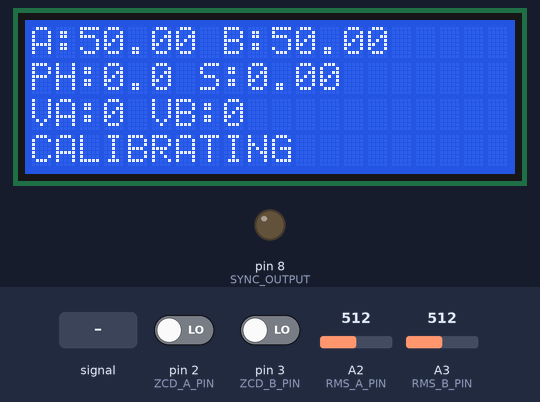
This sketch was run on a simulated Arduino Uno, built with avr-gcc and run on an emulated ATmega328P. Shown: 20×4 character LCD, output pins drawn as LEDs (lit = HIGH). The inputs (shaded band) are chosen by the test bench; at power-on: A3 (RMS_B_PIN) = 512, A2 (RMS_A_PIN) = 512, pin 2 (ZCD_A_PIN) LOW, pin 3 (ZCD_B_PIN) LOW.

Above: at 2.2 s.
2.3 s: A2 (RMS_A_PIN) fed a 200 Hz sine of ±81 counts around its level
At 3.1 s:
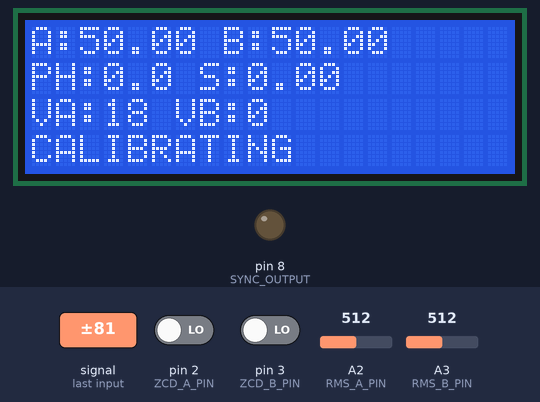
4.8 s: A3 (RMS_B_PIN) set to 716
At 5.8 s:
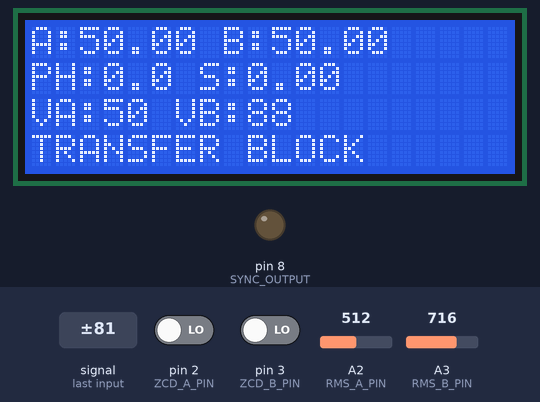
7.8 s: A2 (RMS_A_PIN) set to 687
At 8.4 s:
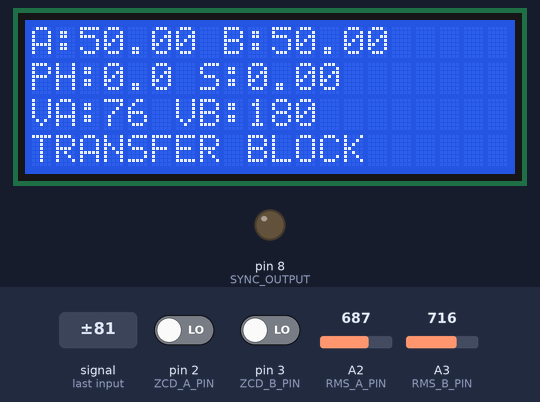
10.1 s: A2 (RMS_A_PIN) set to 717
At 11.7 s:
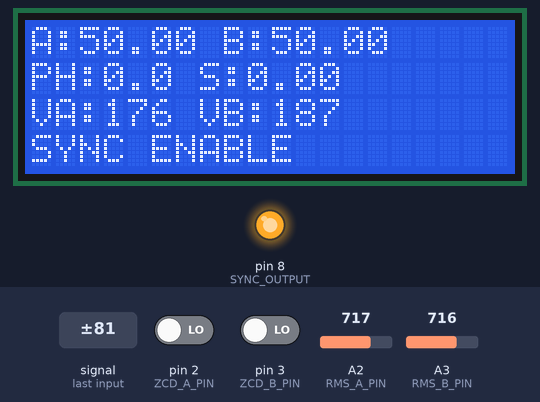
13.1 s: A3 (RMS_B_PIN) set to 740
At 16.0 s:
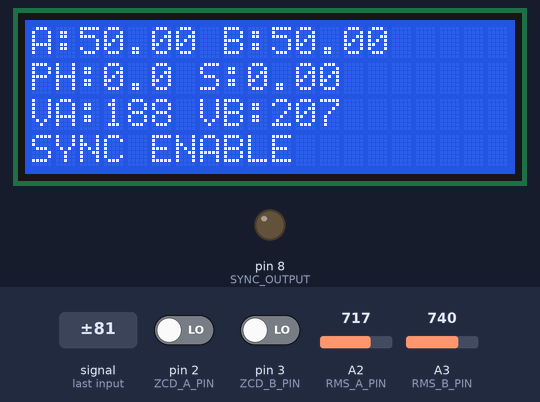
16.1 s: pin 2 (ZCD_A_PIN) driven HIGH
At 17.9 s:
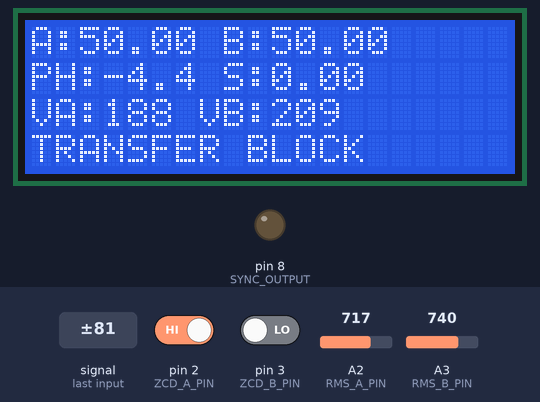
Timing chart, 0 to 19.1 s (numbered marks = the images above; inputs shaded):
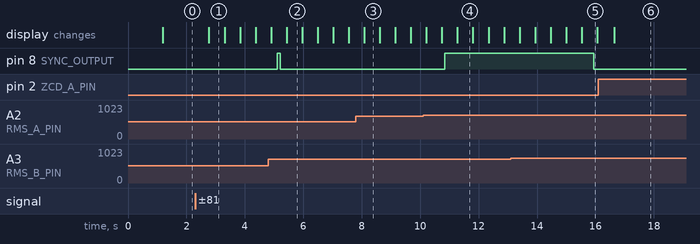

The sketch:

sts_code_v3.ino
```cpp
#include <LiquidCrystal.h>
#include <math.h>

//=====================================================
// LCD
//=====================================================
const int rs = 0;
const int en = 10;
const int d4 = 4;
const int d5 = 5;
const int d6 = 6;
const int d7 = 7;

LiquidCrystal lcd(rs, en, d4, d5, d6, d7);


//=====================================================
// PINS
//=====================================================

#define ZCD_A_PIN 2
#define ZCD_B_PIN 3

#define RMS_A_PIN A2
#define RMS_B_PIN A3

#define SYNC_OUTPUT 8

//=====================================================
// USER SETTINGS
//=====================================================

#define MAX_PHASE_ERROR 5.0
#define MAX_FREQ_ERROR  0.5
#define MAX_VOLT_ERROR  10.0

// Transformer
#define PRIMARY_VOLTAGE   230.0
#define SECONDARY_VOLTAGE 13.5

// Divider
#define R_TOP    100000.0
#define R_BOTTOM 10000.0

//=====================================================
// CALCULATED CONSTANTS
//=====================================================

const float DIVIDER_RATIO =
R_BOTTOM / (R_TOP + R_BOTTOM);

const float TRANSFORMER_RATIO =
PRIMARY_VOLTAGE / SECONDARY_VOLTAGE;

//=====================================================
// VARIABLES
//=====================================================

volatile unsigned long lastA = 0;
volatile unsigned long lastB = 0;

volatile unsigned long halfA = 10000;
volatile unsigned long halfB = 10000;

volatile unsigned long zcA_time = 0;
volatile unsigned long zcB_time = 0;

float freqA = 50.0;
float freqB = 50.0;

float voltageA = 0;
float voltageB = 0;

float phaseAngle = 0;
float phaseOffset = 0;
float phaseSlip = 0;

bool syncOK = false;

bool calibrated = false;

unsigned long calibrationStart = 0;

long phaseAccumulator = 0;
int phaseSamples = 0;

unsigned long lastLCD = 0;

//=====================================================
// LOW PASS FILTER
//=====================================================

float filterValue(float oldValue, float newValue)
{
  return oldValue * 0.90 +
         newValue * 0.10;
}

//=====================================================
// ZCD A ISR
//=====================================================

void zcdA_ISR()
{
  unsigned long now = micros();

  if(lastA != 0)
  {
    unsigned long p = now - lastA;

    if(p > 7000 && p < 13000)
    {
      halfA = p;
    }
  }

  lastA = now;
  zcA_time = now;
}

//=====================================================
// ZCD B ISR
//=====================================================

void zcdB_ISR()
{
  unsigned long now = micros();

  if(lastB != 0)
  {
    unsigned long p = now - lastB;

    if(p > 7000 && p < 13000)
    {
      halfB = p;
    }
  }

  lastB = now;
  zcB_time = now;
}

//=====================================================
// RAW PHASE
//=====================================================

float getRawPhase()
{
  long difference;

  noInterrupts();

  difference =
    (long)zcA_time -
    (long)zcB_time;

  unsigned long hA = halfA;
  unsigned long hB = halfB;

  interrupts();

  float fullCycle =
    ((hA + hB) / 2.0) * 2.0;

  float phase =
    ((float)difference /
     fullCycle) * 360.0;

  while(phase > 180)
    phase -= 360;

  while(phase < -180)
    phase += 360;

  return phase;
}

//=====================================================
// PHASE CALIBRATION
//=====================================================

void calibratePhase()
{
  if(calibrated)
    return;

  if(millis() - calibrationStart < 5000)
  {
    phaseAccumulator += getRawPhase();
    phaseSamples++;
    return;
  }

  if(phaseSamples > 100)
  {
    phaseOffset =
      phaseAccumulator /
      (float)phaseSamples;
  }

  calibrated = true;
}

//=====================================================
// PHASE
//=====================================================

float calculatePhase()
{
  float p =
    getRawPhase() -
    phaseOffset;

  while(p > 180)
    p -= 360;

  while(p < -180)
    p += 360;

  return p;
}

//=====================================================
// RMS MEASUREMENT
//=====================================================

float measureVoltage(byte pin)
{
  const int samples = 300;

  double sumSq = 0;

  for(int i = 0; i < samples; i++)
  {
    int adc = analogRead(pin);

    float volts =
      adc * 5.0 / 1023.0;

    float centered =
      volts - 2.5;

    sumSq +=
      centered * centered;
  }

  float rmsADC =
    sqrt(sumSq / samples);

  float secondaryRMS =
    rmsADC / DIVIDER_RATIO;

  float primaryRMS =
    secondaryRMS *
    TRANSFORMER_RATIO;

  return primaryRMS;
}

//=====================================================
// UPDATE FREQUENCY
//=====================================================

void updateFrequency()
{
  float newA =
    1000000.0 /
    (2.0 * halfA);

  float newB =
    1000000.0 /
    (2.0 * halfB);

  freqA =
    filterValue(freqA, newA);

  freqB =
    filterValue(freqB, newB);
}

//=====================================================
// SYNC CHECK
//=====================================================

void updateSync()
{
  phaseAngle =
    calculatePhase();

  phaseSlip =
    freqA - freqB;

  float freqError =
    fabs(freqA - freqB);

  float avgVoltage =
    (voltageA + voltageB) / 2.0;

  float voltError = 0;

  if(avgVoltage > 1)
  {
    voltError =
      fabs(voltageA - voltageB) /
      avgVoltage * 100.0;
  }

  bool phaseOK =
    fabs(phaseAngle)
    <= MAX_PHASE_ERROR;

  bool freqOK =
    freqError
    <= MAX_FREQ_ERROR;

  bool voltOK =
    voltError
    <= MAX_VOLT_ERROR;

  syncOK =
    phaseOK &&
    freqOK &&
    voltOK;

  digitalWrite(
    SYNC_OUTPUT,
    syncOK);
}

//=====================================================
// LCD
//=====================================================

void updateLCD()
{
  lcd.clear();

  lcd.setCursor(0,0);
  lcd.print("A:");
  lcd.print(freqA,2);
  lcd.print(" B:");
  lcd.print(freqB,2);

  lcd.setCursor(0,1);
  lcd.print("PH:");
  lcd.print(phaseAngle,1);

  lcd.print(" S:");
  lcd.print(phaseSlip,2);

  lcd.setCursor(0,2);
  lcd.print("VA:");
  lcd.print(voltageA,0);

  lcd.print(" VB:");
  lcd.print(voltageB,0);

  lcd.setCursor(0,3);

  if(!calibrated)
  {
    lcd.print("CALIBRATING");
  }
  else if(syncOK)
  {
    lcd.print("SYNC ENABLE");
  }
  else
  {
    lcd.print("TRANSFER BLOCK");
  }
}

//=====================================================
// SETUP
//=====================================================

void setup()
{
  pinMode(ZCD_A_PIN, INPUT);
  pinMode(ZCD_B_PIN, INPUT);

  pinMode(SYNC_OUTPUT, OUTPUT);

  digitalWrite(
    SYNC_OUTPUT,
    LOW);

  lcd.begin(20,4);

  lcd.clear();
  lcd.print("STS Controller");

  attachInterrupt(
    digitalPinToInterrupt(ZCD_A_PIN),
    zcdA_ISR,
    RISING);

  attachInterrupt(
    digitalPinToInterrupt(ZCD_B_PIN),
    zcdB_ISR,
    RISING);

  calibrationStart =
    millis();

  delay(1000);
}

//=====================================================
// LOOP
//=====================================================

void loop()
{
  updateFrequency();

  voltageA =
    filterValue(
      voltageA,
      measureVoltage(RMS_A_PIN));

  voltageB =
    filterValue(
      voltageB,
      measureVoltage(RMS_B_PIN));

  calibratePhase();

  if(calibrated)
  {
    updateSync();
  }

  if(millis() - lastLCD > 500)
  {
    lastLCD = millis();
    updateLCD();
  }
}
```

Measured:
- the behaviour switches between 703 and 704 on A2 (RMS_A_PIN) (found by bisection; images 3 and 4)
- the behaviour switches between 739 and 740 on A3 (RMS_B_PIN) (found by bisection; images 4 and 5)
- after the input at 2.3 s, the display: changes after 0.47 s (image 1)
- after the input at 4.8 s, pin 8 (SYNC_OUTPUT): LOW → HIGH after 0.30 s, → LOW 0.10 s later
- after the input at 10.1 s, pin 8 (SYNC_OUTPUT): LOW → HIGH after 0.75 s
- after the input at 13.1 s, pin 8 (SYNC_OUTPUT): HIGH → LOW after 2.8 s
- after the input at 16.1 s, the display: changes after 0.54 s (image 6)
